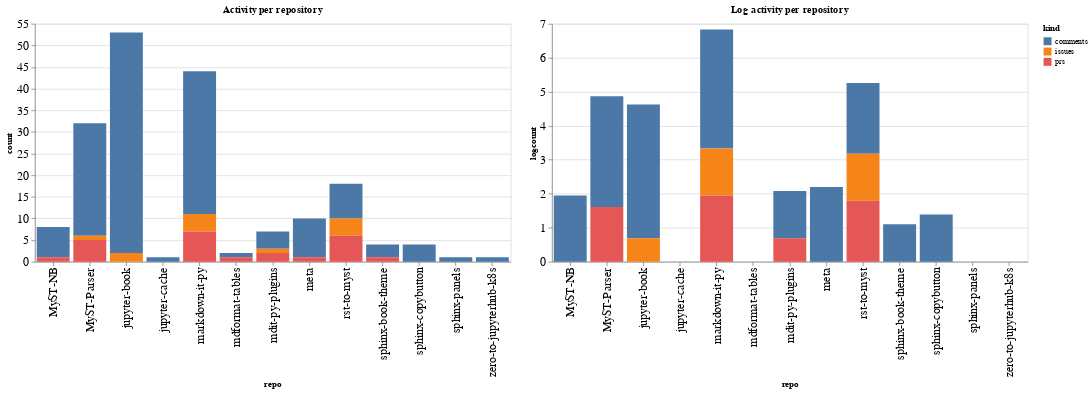

This figure's notebook cell:
### Code cell
ch1 = alt.Chart(repo_summaries, width=600, title="Activity per repository").mark_bar().encode(
    x='repo',
    y='count',
    color='kind',
    tooltip="kind"
)

ch2 = alt.Chart(repo_summaries, width=600, title="Log activity per repository").mark_bar().encode(
    x='repo',
    y='logcount',
    color='kind',
    tooltip="kind"
)

ch1 | ch2

### Figure 1 — Vega-Lite specification as saved in the notebook (floating-point values rounded to 4 significant figures)
{"config": {"axisLeft": {"labelFontSize": 15}, "axisBottom": {"labelFontSize": 15}}, "hconcat": [{"mark": "bar", "encoding": {"color": {"type": "nominal", "field": "kind"}, "tooltip": {"type": "nominal", "field": "kind"}, "x": {"type": "nominal", "field": "repo"}, "y": {"type": "quantitative", "field": "count"}}, "title": "Activity per repository", "width": 600}, {"mark": "bar", "encoding": {"color": {"type": "nominal", "field": "kind"}, "tooltip": {"type": "nominal", "field": "kind"}, "x": {"type": "nominal", "field": "repo"}, "y": {"type": "quantitative", "field": "logcount"}}, "title": "Log activity per repository", "width": 600}], "data": {"name": "data-e08a1a905aec8ba5e418113c29b7f049"}, "$schema": "https://vega.github.io/schema/vega-lite/v4.8.1.json", "datasets": {"data-e08a1a905aec8ba5e418113c29b7f049": [{"repo": "MyST-NB", "kind": "comments", "count": 7, "logcount": 1.946}, {"repo": "MyST-NB", "kind": "prs", "count": 1, "logcount": 0.0}, {"repo": "MyST-Parser", "kind": "comments", "count": 26, "logcount": 3.258}, {"repo": "MyST-Parser", "kind": "issues", "count": 1, "logcount": 0.0}, {"repo": "MyST-Parser", "kind": "prs", "count": 5, "logcount": 1.609}, {"repo": "jupyter-book", "kind": "comments", "count": 51, "logcount": 3.932}, {"repo": "jupyter-book", "kind": "issues", "count": 2, "logcount": 0.6931}, {"repo": "jupyter-cache", "kind": "comments", "count": 1, "logcount": 0.0}, {"repo": "markdown-it-py", "kind": "comments", "count": 33, "logcount": 3.497}, {"repo": "markdown-it-py", "kind": "issues", "count": 4, "logcount": 1.386}, {"repo": "markdown-it-py", "kind": "prs", "count": 7, "logcount": 1.946}, {"repo": "mdformat-tables", "kind": "comments", "count": 1, "logcount": 0.0}, {"repo": "mdformat-tables", "kind": "prs", "count": 1, "logcount": 0.0}, {"repo": "mdit-py-plugins", "kind": "comments", "count": 4, "logcount": 1.386}, {"repo": "mdit-py-plugins", "kind": "issues", "count": 1, "logcount": 0.0}, {"repo": "mdit-py-plugins", "kind": "prs", "count": 2, "logcount": 0.6931}, {"repo": "meta", "kind": "comments", "count": 9, "logcount": 2.197}, {"repo": "meta", "kind": "prs", "count": 1, "logcount": 0.0}, {"repo": "rst-to-myst", "kind": "comments", "count": 8, "logcount": 2.079}, {"repo": "rst-to-myst", "kind": "issues", "count": 4, "logcount": 1.386}, {"repo": "rst-to-myst", "kind": "prs", "count": 6, "logcount": 1.792}, {"repo": "sphinx-book-theme", "kind": "comments", "count": 3, "logcount": 1.099}, {"repo": "sphinx-book-theme", "kind": "prs", "count": 1, "logcount": 0.0}, {"repo": "sphinx-copybutton", "kind": "comments", "count": 4, "logcount": 1.386}, {"repo": "sphinx-panels", "kind": "comments", "count": 1, "logcount": 0.0}, {"repo": "zero-to-jupyterhub-k8s", "kind": "comments", "count": 1, "logcount": 0.0}]}}
